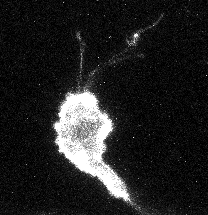
#> input picture image20.tiff, 208 x 215 px
$ python CharacteriseShape.py image20.tiff
#> lines starting #> are read from the running program, lines starting #| are printed output that depends on the picture
from sys import argv
import matplotlib.pyplot as plt
import numpy as np
from math import sqrt
import cv2
from skimage.util import invert
from skimage.morphology import medial_axis
from astropy import modeling

# Function to import image and generate bw image
def read_cell(file):
#> called with file = 'image20.tiff'
    image = cv2.imread(file)
#> image is the input picture: shape (215, 208, 3); min 0, max 255, mean 33.6
    gray_image = invert(cv2.cvtColor(image, cv2.COLOR_BGR2GRAY))
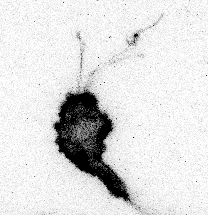
#> gray_image: shape (215, 208); min 0, max 255, mean 221.4
    #blur = cv2.GaussianBlur(gray_image, (5, 5), 0)
    #ret3, bw_image = cv2.threshold(blur, 0, 255, cv2.THRESH_BINARY + cv2.THRESH_OTSU)
    bw_image = gray_image
    return image,bw_image

# Function to generate medial axis
def med_axis(bw_image):
    skel, distance = medial_axis(bw_image, return_distance=True)
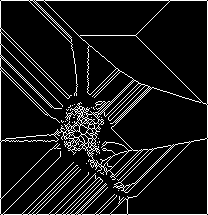
#> skel: shape (215, 208) bool; 9.4% white in thin lines or dots
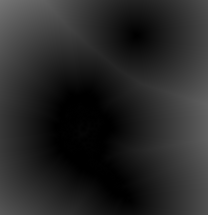
#> distance: shape (215, 208) float64; min 0, max 117.2, mean 39.1
    dist_on_skel = distance * skel/2.0
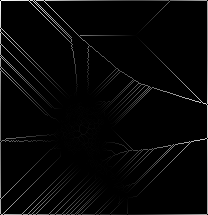
#> dist_on_skel: shape (215, 208) float64; min 0, max 58.3, mean 1.6; drawn with min black and max white
    return dist_on_skel

# Create black and white image
originalimage,bw = read_cell(argv[1])

# Create medial axis from imported image
maxis = med_axis(bw)

# Visually inspect axis to avoid loops
#plt.imshow(bw+100*maxis,cmap="gray_r")
#plt.show()

# Array to store the indices of all neighbouring pixels within the medial axis for each pixel within the medial axis.
neighbours = np.zeros((np.shape(maxis)[0],np.shape(maxis)[1],18),dtype='int')
# Routing to find all such neighbours
for x in range(1,np.shape(maxis)[0]-1):
    for y in range(1,np.shape(maxis)[1]-1):
        if maxis[x,y] > 0:
            # if maxis[x,y] > 0 then pixel x,y is part of the medial axis.
            # Now test all pixels surrounding the current pixel under consideration.
            for i in range(-1,2):
                for j in range(-1,2):
                    if (i,j) != (0,0) and maxis[x+i,y+j]>0:
                        # 0th component of 3rd dimension stores the number of neighbours pixel x,y has. Remainder of components store the indices of those neighbours.
                        neighbours[x,y,0] = neighbours[x,y,0]+1
                        neighbours[x,y,int(2*neighbours[x,y,0]-1)] = x+i
                        neighbours[x,y,int(2*neighbours[x,y,0])]   = y+j

# Find all tips (1 neighbouring pixel) and branch points (3 neighbour pixels) within the medial axis
tips = []
branches = []
pseudobranches = []
for x in range(np.shape(maxis)[0]):
    for y in range(np.shape(maxis)[1]):
        if neighbours[x,y,0] == 1:
            tips.append((x,y))
        elif neighbours[x,y,0] == 3:
            notBranch = 0
            for i in range(3):
                for j in range(3):
                    if i==j:
                        pass
                    else:
                        xdif = neighbours[x,y,2*i+1]-neighbours[x,y,2*j+1]
                        ydif = neighbours[x,y,2*i+2]-neighbours[x,y,2*j+2]
                        if (xdif==0 and abs(ydif)==1) or (ydif==0 and abs(xdif)==1):
                            notBranch = 1
            if notBranch == 0:
                branches.append((x,y))
            else:
                pseudobranches.append((x,y))

# For each tip of the medial axis, find all possible paths to other tips in order to find the longes path through the axis
maxLength = 0
route = []
widths = []
for t in tips:

    lastPixel = t
    currentPixel = (neighbours[lastPixel[0],lastPixel[1],1],neighbours[lastPixel[0],lastPixel[1],2])
    length = sqrt((lastPixel[0]-currentPixel[0])**2+(lastPixel[1]-currentPixel[1])**2)
    pixelsSinceLastBranch = [t]
    blockedPixels = np.zeros(np.shape(bw))
    route = [t,currentPixel]
    widths = [maxis[t[0],t[1]],maxis[currentPixel[0],currentPixel[1]]]

    while blockedPixels[t[0],t[1]] == 0:

        if currentPixel in tips:

            #pathLengths.append(length)
            if length > maxLength:
                maxLength = length
                longestRoute = route
                longestRouteWidths = widths
            for pixel in pixelsSinceLastBranch:
                blockedPixels[pixel[0],pixel[1]] = 1
            pixelsSinceLastBranch.clear()
            lastPixel = t
            currentPixel = (neighbours[lastPixel[0],lastPixel[1],1],neighbours[lastPixel[0],lastPixel[1],2])
            length = sqrt((lastPixel[0]-currentPixel[0])**2+(lastPixel[1]-currentPixel[1])**2)
            pixelsSinceLastBranch = [t,currentPixel]
            route = [t,currentPixel]
            widths = [maxis[t[0],t[1]],maxis[currentPixel[0],currentPixel[1]]]

        elif currentPixel in branches:
            for i in range(4):
                if i == 3:
                    #set pixels back to last branch to blocked and return to tip
                    for pixel in pixelsSinceLastBranch:
                        blockedPixels[pixel[0],pixel[1]] = 1
                    currentPixel = t
                else:
                    pixelConsidered = (neighbours[currentPixel[0],currentPixel[1],2*i+1],neighbours[currentPixel[0],currentPixel[1],2*i+2])
                    if pixelConsidered == lastPixel or blockedPixels[pixelConsidered[0],pixelConsidered[1]] == 1:
                        pass
                    else:
                        newPixel = pixelConsidered
                        break
            if currentPixel == t:
                #End this loop iteration if we have returned to the start
                pixelsSinceLastBranch.clear()
                lastPixel = t
                currentPixel = (neighbours[lastPixel[0],lastPixel[1],1],neighbours[lastPixel[0],lastPixel[1],2])
                length = sqrt((lastPixel[0]-currentPixel[0])**2+(lastPixel[1]-currentPixel[1])**2)
                pixelsSinceLastBranch = [t,currentPixel]
                route = [t,currentPixel]
                widths = [maxis[t[0],t[1]],maxis[currentPixel[0],currentPixel[1]]]
                continue
            else:
                length = length + sqrt((newPixel[0]-currentPixel[0])**2+(newPixel[1]-currentPixel[1])**2)
                lastPixel = currentPixel
                currentPixel = newPixel
                pixelsSinceLastBranch.clear()
                pixelsSinceLastBranch.append(currentPixel)
                route.append(currentPixel)
                widths.append(maxis[currentPixel[0],currentPixel[1]])

        elif currentPixel in pseudobranches:
            for i in range(3):
                pixelConsidered = (neighbours[currentPixel[0],currentPixel[1],2*i+1],neighbours[currentPixel[0],currentPixel[1],2*i+2])
                if pixelConsidered == lastPixel or pixelConsidered in pseudobranches:
                    pass
                else:
                    newPixel = pixelConsidered
                    break
            length = length + sqrt((newPixel[0]-currentPixel[0])**2+(newPixel[1]-currentPixel[1])**2)
            lastPixel = currentPixel
            currentPixel = newPixel
            pixelsSinceLastBranch.append(currentPixel)
            route.append(currentPixel)
            widths.append(maxis[currentPixel[0],currentPixel[1]])

        else:
#> (the run stopped early here; a loop or call above may not have finished)
